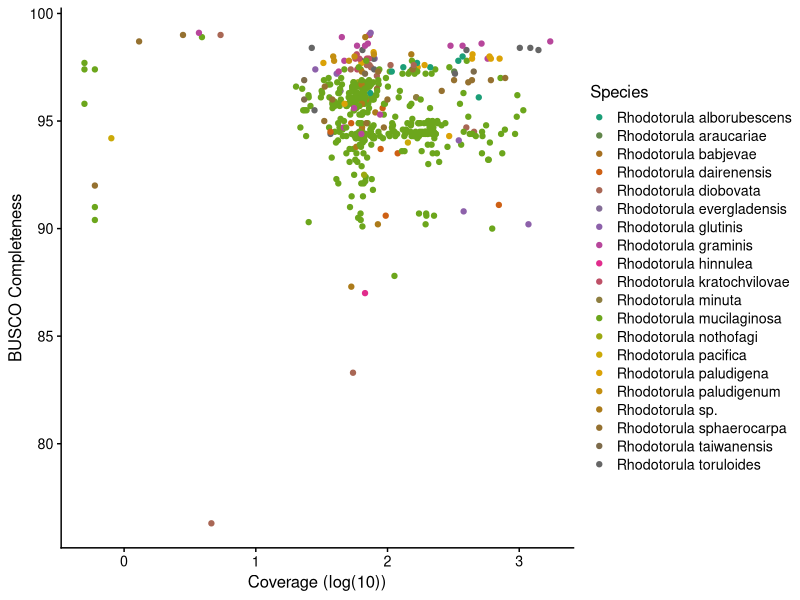
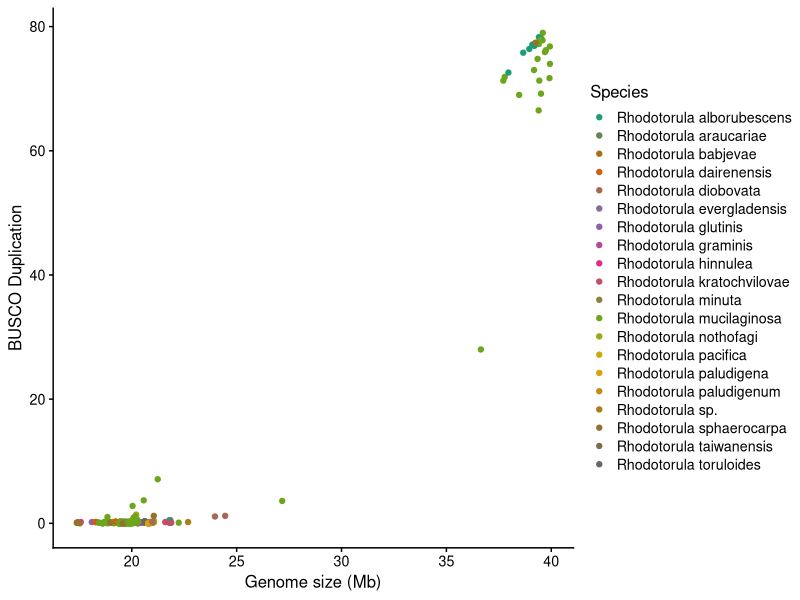
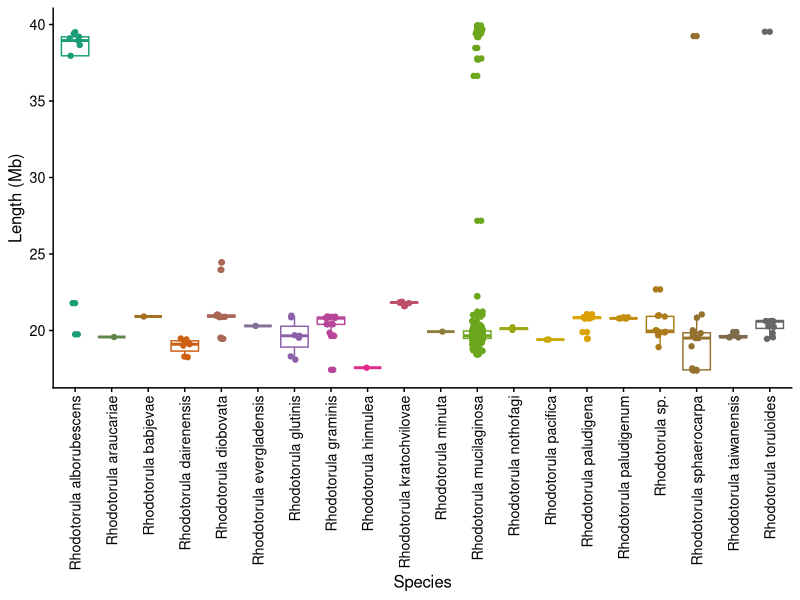
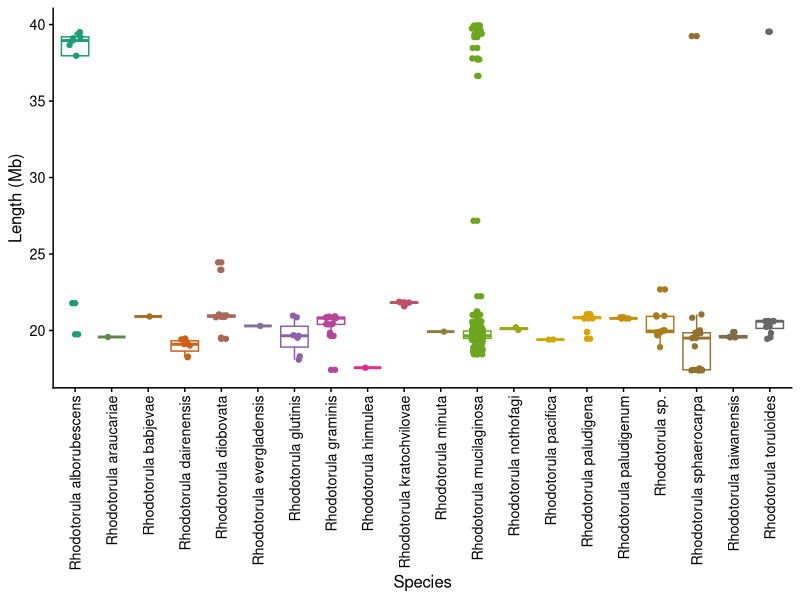
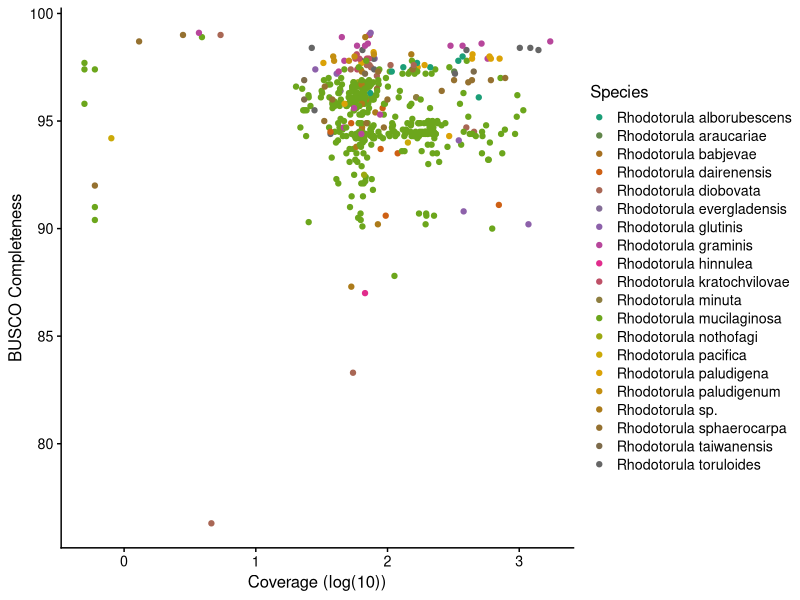
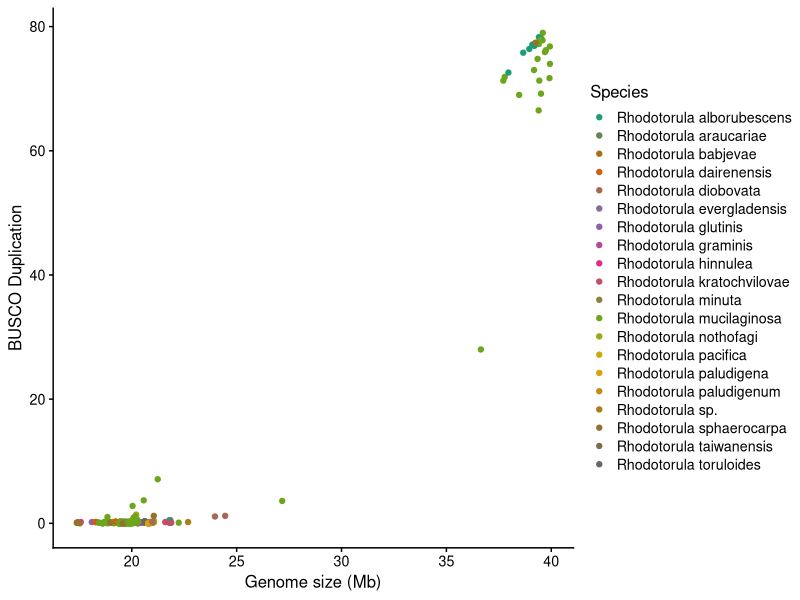

These charts were generated, in order, by the following R code:
#!/usr/bin/env R
library(ggplot2)
library(tidyverse)
library(purrr)
library(readr)
library(cowplot) # it allows you to save figures in .png file
library(RColorBrewer)
#library(smplot2)

asminfo <- read_tsv("asm_stats.tsv",col_names=TRUE) %>% mutate(ID=str_replace(SampleID, ".AAFTF", ""))
samples <- read_csv("samples.csv",col_names=TRUE) 
merged <- asminfo %>% left_join(samples,by = join_by(ID == Strain))
colourCount = length(unique(merged$Species))
getPalette = colorRampPalette(brewer.pal(8, "Dark2"))(colourCount)

pdf("plots/size_explore_asm.pdf")
p <- ggplot(data = merged, mapping = aes(x = Species, y = TOTAL_LENGTH/10**6,color=Species)) +
  geom_boxplot() + 
  geom_jitter(width = 0.15) +  theme_cowplot(12) + theme(legend.position="none") +
  theme(axis.text.x = element_text(angle = 90, vjust = 0.5, hjust=1)) + 
  scale_color_manual(values=getPalette) +
  ylab("Length (Mb)") 
p

ggsave("genome_size_boxplot.pdf",p,width=5,height=3)

p2 <- ggplot(data = merged %>% filter(BUSCO_Complete > 75), 
             mapping = aes(x = log(Average_Coverage)/log(10), y=BUSCO_Complete,color=Species)) +
  geom_point()  +  theme_cowplot(12) + 
  scale_color_manual(values=getPalette) + xlab("Coverage (log(10))") + ylab("BUSCO Completeness") 

p2
ggsave("genome_coverage.pdf",p2,width=5,height=3)

p3 <- ggplot(data = merged %>% filter(BUSCO_Complete > 75), 
             mapping = aes(x = TOTAL_LENGTH/10**6, y=BUSCO_Duplicate,color=Species)) +
  geom_point()  +  theme_cowplot(12)  + 
  scale_color_manual(values=getPalette) + xlab("Genome size (Mb)") + ylab("BUSCO Duplication")

p3
ggsave("genome_dup_by_size.pdf",p3,width=3,height=3)


